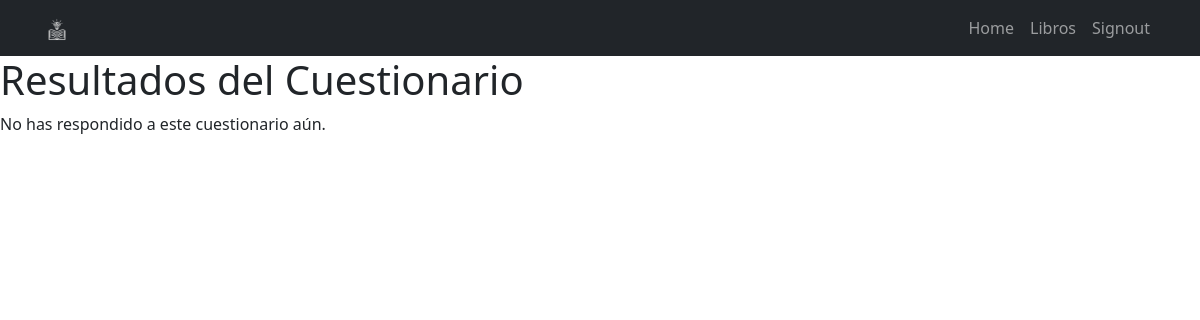
The page /quiz_result/1 (signed in) on the database as committed earlier.
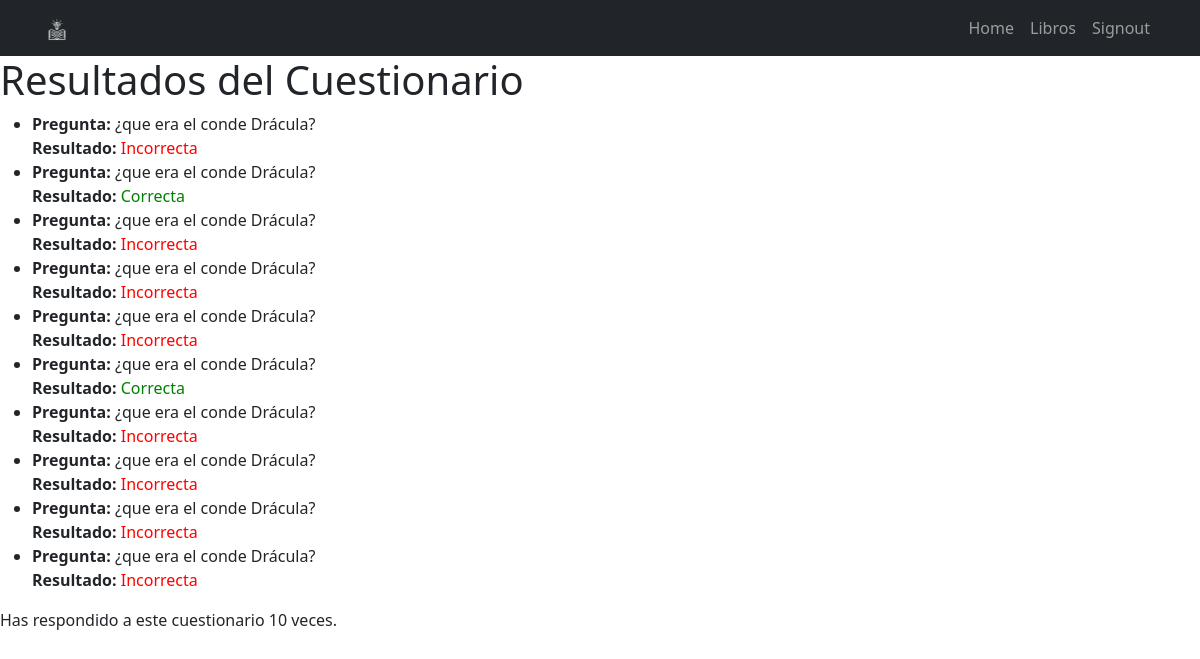
The same page on the database as committed later.
### tasks/models.py (models this page shows, shortened)
class UserQuizResponse(models.Model):
    user = models.ForeignKey(User, on_delete=models.CASCADE, related_name="quiz_responses")
    quiz = models.ForeignKey(Quiz, on_delete=models.CASCADE, related_name="user_responses")
    answer = models.ForeignKey(Answer, on_delete=models.CASCADE)
    is_correct = models.BooleanField(default=False)
    date_submitted = models.DateTimeField(auto_now_add=True)

class Quiz(models.Model):
    book = models.ForeignKey(Book, on_delete=models.CASCADE, related_name="quizzes")
    question = models.TextField()
    response_count = models.IntegerField(default=0)

### tasks/views.py (the view)
# urls.py: path('quiz_result/<int:quiz_id>', views.quiz_result, name='quiz_result'),
def quiz_result(request, quiz_id):
    responses = UserQuizResponse.objects.filter(quiz_id=quiz_id, user=request.user)
    return render(request, 'quiz_result.html', {'responses': responses})

### tasks/templates/quiz_result.html
{% extends 'base.html' %}
{% block content %}
<h1>Resultados del Cuestionario</h1>
{% if responses %}
    <ul>
        {% for response in responses %}
            <li>
                <strong>Pregunta:</strong> {{ response.quiz.question }}<br>
                <strong>Resultado:</strong>
                {% if response.is_correct %}
                    <span style="color: green;">Correcta</span>
                {% else %}
                    <span style="color: red;">Incorrecta</span>
                {% endif %}
            </li>
        {% endfor %}
    </ul>
    <p>Has respondido a este cuestionario {{ responses.count }} veces.</p>
{% else %}
    <p>No has respondido a este cuestionario aún.</p>
{% endif %}
{% endblock %}

### tasks/templates/base.html (shortened to what this page needs)
<!DOCTYPE html>
<html lang="en">
<head>
    <link rel="stylesheet" href="https://cdn.jsdelivr.net/npm/bootstrap@5.3.3/dist/css/bootstrap.min.css">
</head>
  <body>
    <nav class="navbar navbar-expand-lg bg-dark navbar-dark">
        <div class="container">
          <a class="navbar-brand" href="/">
            <img src="/tasks/static/imagenes/logo_prueba.png" alt="Proyecto Intro" width="30" height="24">
          </a>
          <div class="collapse navbar-collapse" id="navbarNav">
            <ul class="navbar-nav ms-auto mb-2 mb-lg-0">
              <li class="nav-item">
                <a class="nav-link" aria-current="page"  href="/">Home</a>
              </li>
              {% if user.is_authenticated %}
              <li class="nav-item">
                <a class="nav-link " href="/buscar-libros">Libros</a>
              </li>
              <li class="nav-item">
                <a class="nav-link" href="/signout">Signout</a>
              </li>
              {% endif %}
            </ul>
          </div>
        </div>
      </nav>
    {% block content %}
    {% endblock %}
  </body>
</html>

Rows that differ between the two databases and show on the page:
added UserQuizResponse: quiz.question "¿que era el conde Drácula?", is_correct "Incorrecta"
added UserQuizResponse: quiz.question "¿que era el conde Drácula?", is_correct "Correcta"
added UserQuizResponse: quiz.question "¿que era el conde Drácula?", is_correct "Incorrecta"
added UserQuizResponse: quiz.question "¿que era el conde Drácula?", is_correct "Incorrecta"
added UserQuizResponse: quiz.question "¿que era el conde Drácula?", is_correct "Incorrecta"
added UserQuizResponse: quiz.question "¿que era el conde Drácula?", is_correct "Correcta"
added UserQuizResponse: quiz.question "¿que era el conde Drácula?", is_correct "Incorrecta"
added UserQuizResponse: quiz.question "¿que era el conde Drácula?", is_correct "Incorrecta"
added UserQuizResponse: quiz.question "¿que era el conde Drácula?", is_correct "Incorrecta"
added UserQuizResponse: quiz.question "¿que era el conde Drácula?", is_correct "Incorrecta"
Other text that changed with them:
{{ responses.count }}: (not shown) → "10"
text no longer shown: "No has respondido a este cuestionario aún."
text now shown: "Has respondido a este cuestionario veces."
